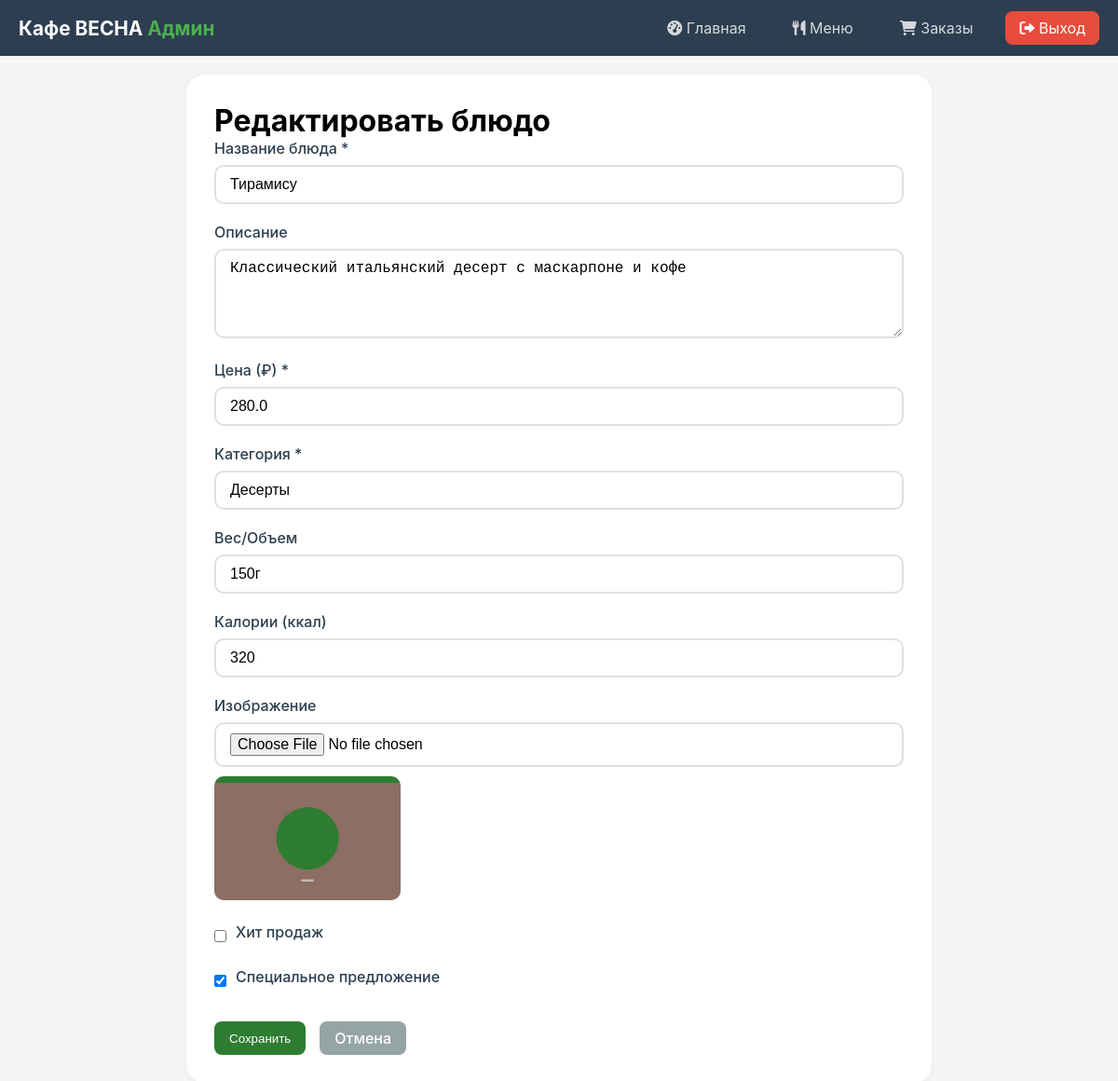
Screenshot of /admin/menu/edit/6 (signed in) with the database file from the repository.
### app.py (models this page shows, shortened)
class MenuItem(db.Model):
    __tablename__ = 'menu_item'
    id = db.Column(db.Integer, primary_key=True)
    name = db.Column(db.String(100), nullable=False)
    description = db.Column(db.Text)
    price = db.Column(db.Float, nullable=False)
    category = db.Column(db.String(50))
    image_url = db.Column(db.String(200), default='/static/images/placeholder.jpg')
    is_popular = db.Column(db.Boolean, default=False)
    is_special = db.Column(db.Boolean, default=False)
    weight = db.Column(db.String(20))
    calories = db.Column(db.Integer)
    created_at = db.Column(db.DateTime, default=datetime.utcnow)

### app.py (the view, shortened to what this page needs)
@app.route('/admin/menu/edit/<int:item_id>', methods=['GET', 'POST'])
@admin_required
def admin_edit_item(item_id):
    item = MenuItem.query.get_or_404(item_id)
    return render_template('admin/item_form.html', title='Редактировать блюдо', item=item)

### app.py (called while the page is built)
@app.context_processor
def utility_processor():
    return {
        'image_exists': image_exists,
        'get_safe_image_url': get_safe_image_url,
        'now': datetime.now(),
        'cafe_name': CAFE_NAME,
        'cafe_address': CAFE_ADDRESS,
        'cafe_phone': CAFE_PHONE,
        'cafe_email': CAFE_EMAIL,
        'cafe_work_hours': CAFE_WORK_HOURS,
        'cafe_description': CAFE_DESCRIPTION,
        'cafe_slogan': CAFE_SLOGAN,
        'cafe_latitude': CAFE_LATITUDE,
        'cafe_longitude': CAFE_LONGITUDE,
        'cafe_image': CAFE_IMAGE,
        'cafe_image2': CAFE_IMAGE2,
        'social_instagram': SOCIAL_INSTAGRAM,
        'social_vk': SOCIAL_VK,
        'social_telegram': SOCIAL_TELEGRAM
    }

def admin_required(f):
    @wraps(f)
    def decorated_function(*args, **kwargs):
        if not session.get('admin_logged_in'):
            return redirect(url_for('admin_login'))
        return f(*args, **kwargs)
    return decorated_function

### templates/admin/item_form.html (shortened to what this page needs)
{% extends "admin/base.html" %}
{% block content %}
<div class="form-container">
    <h1>{{ title }}</h1>
    <form method="POST" enctype="multipart/form-data">
        <div class="form-group">
            <label>Название блюда *</label>
            <input type="text" name="name" class="form-control" value="{{ item.name if item else '' }}" required>
        </div>
        <div class="form-group">
            <label>Описание</label>
            <textarea name="description" class="form-control" rows="4">{{ item.description if item else '' }}</textarea>
        </div>
        <div class="form-group">
            <label>Цена (₽) *</label>
            <input type="number" name="price" class="form-control" step="0.01" value="{{ item.price if item else '' }}" required>
        </div>
        <div class="form-group">
            <label>Категория *</label>
            <input type="text" name="category" class="form-control" value="{{ item.category if item else '' }}" required placeholder="Салаты, Супы, Горячее, Десерты, Напитки">
        </div>
        <div class="form-group">
            <label>Вес/Объем</label>
            <input type="text" name="weight" class="form-control" value="{{ item.weight if item else '' }}" placeholder="250г, 300мл">
        </div>
        <div class="form-group">
            <label>Калории (ккал)</label>
            <input type="number" name="calories" class="form-control" value="{{ item.calories if item else '' }}">
        </div>
        <div class="form-group">
            <label>Изображение</label>
            <input type="file" name="image" class="form-control" accept="image/*" onchange="previewImage(this)">
            {% if item and item.image_url and 'placeholder' not in item.image_url %}
            <img src="{{ item.image_url }}" class="image-preview" id="imagePreview">
            {% else %}
            <img id="imagePreview" class="image-preview" style="display: none;">
            {% endif %}
        </div>
        <div class="form-group checkbox-group">
            <input type="checkbox" name="is_popular" {% if item and item.is_popular %}checked{% endif %}>
            <label>Хит продаж</label>
        </div>
        <div class="form-group checkbox-group">
            <input type="checkbox" name="is_special" {% if item and item.is_special %}checked{% endif %}>
            <label>Специальное предложение</label>
        </div>
        <div class="form-actions">
            <button type="submit" class="btn btn-primary">Сохранить</button>
            <a href="{{ url_for('admin_menu') }}" class="btn" style="background: #95a5a6; color: white;">Отмена</a>
        </div>
    </form>
</div>
{% endblock %}

### templates/admin/base.html (style rules this page uses)
* { margin: 0; padding: 0; box-sizing: border-box; }
body { font-family: -apple-system, BlinkMacSystemFont, 'Segoe UI', Roboto, sans-serif; background: #f5f5f5; }
.btn { display: inline-flex; align-items: center; gap: 5px; padding: 8px 16px; border-radius: 8px; text-decoration: none; font-weight: 500; transition: all 0.3s; border: none; cursor: pointer; }
.btn-primary { background: #2e7d32; color: white; }
.form-container { background: white; border-radius: 20px; padding: 30px; box-shadow: 0 2px 10px rgba(0,0,0,0.05); max-width: 800px; margin: 0 auto; }
.form-group { margin-bottom: 20px; }
.form-group label { display: block; margin-bottom: 8px; font-weight: 500; color: #2c3e50; }
.form-control { width: 100%; padding: 10px 15px; border: 2px solid #e0e0e0; border-radius: 10px; font-size: 1rem; }
.checkbox-group { display: flex; align-items: center; gap: 10px; }
.checkbox-group input { width: auto; }
.form-actions { display: flex; gap: 15px; margin-top: 30px; }
.image-preview { max-width: 200px; margin-top: 10px; border-radius: 10px; }

### rows the page displays
MenuItem: name "Тирамису", description "Классический итальянский десерт с маскарпоне и кофе", price "280.0", category "Десерты", weight "150г", calories "320", image_url (picture), is_special "☑"

### other values shown
{{ cafe_name }} "Кафе ВЕСНА"
{{ title }} "Редактировать блюдо"
